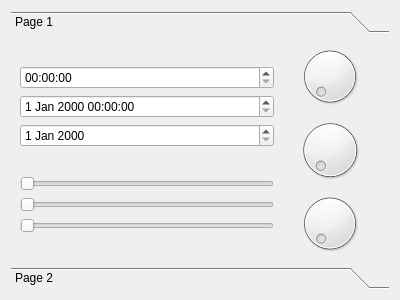
<?xml version="1.0" encoding="UTF-8"?>
<ui version="4.0">
 <class>Form</class>
 <widget class="QWidget" name="Form">
  <property name="geometry">
   <rect>
    <x>0</x>
    <y>0</y>
    <width>400</width>
    <height>300</height>
   </rect>
  </property>
  <property name="windowTitle">
   <string>Form</string>
  </property>
  <layout class="QVBoxLayout" name="verticalLayout">
   <item>
    <widget class="QToolBox" name="toolBox">
     <property name="currentIndex">
      <number>0</number>
     </property>
     <property name="tabSpacing">
      <number>1</number>
     </property>
     <widget class="QWidget" name="page">
      <property name="geometry">
       <rect>
        <x>0</x>
        <y>0</y>
        <width>382</width>
        <height>232</height>
       </rect>
      </property>
      <attribute name="label">
       <string>Page 1</string>
      </attribute>
      <layout class="QVBoxLayout" name="verticalLayout_6">
       <item>
        <layout class="QHBoxLayout" name="horizontalLayout">
         <item>
          <layout class="QVBoxLayout" name="verticalLayout_5">
           <item>
            <layout class="QVBoxLayout" name="verticalLayout_2">
             <item>
              <widget class="QTimeEdit" name="timeEdit"/>
             </item>
             <item>
              <widget class="QDateTimeEdit" name="dateTimeEdit"/>
             </item>
             <item>
              <widget class="QDateEdit" name="dateEdit"/>
             </item>
            </layout>
           </item>
           <item>
            <layout class="QVBoxLayout" name="verticalLayout_4">
             <item>
              <widget class="QSlider" name="horizontalSlider">
               <property name="orientation">
                <enum>Qt::Orientation::Horizontal</enum>
               </property>
              </widget>
             </item>
             <item>
              <widget class="QSlider" name="horizontalSlider_2">
               <property name="orientation">
                <enum>Qt::Orientation::Horizontal</enum>
               </property>
              </widget>
             </item>
             <item>
              <widget class="QSlider" name="horizontalSlider_3">
               <property name="orientation">
                <enum>Qt::Orientation::Horizontal</enum>
               </property>
              </widget>
             </item>
            </layout>
           </item>
          </layout>
         </item>
         <item>
          <layout class="QVBoxLayout" name="verticalLayout_3">
           <item>
            <widget class="QDial" name="dial_3"/>
           </item>
           <item>
            <widget class="QDial" name="dial_2"/>
           </item>
           <item>
            <widget class="QDial" name="dial"/>
           </item>
          </layout>
         </item>
        </layout>
       </item>
      </layout>
     </widget>
     <widget class="QWidget" name="page_2">
      <property name="geometry">
       <rect>
        <x>0</x>
        <y>0</y>
        <width>382</width>
        <height>232</height>
       </rect>
      </property>
      <attribute name="label">
       <string>Page 2</string>
      </attribute>
      <widget class="QCalendarWidget" name="calendarWidget">
       <property name="geometry">
        <rect>
         <x>10</x>
         <y>0</y>
         <width>312</width>
         <height>163</height>
        </rect>
       </property>
      </widget>
      <widget class="QDialogButtonBox" name="buttonBox">
       <property name="geometry">
        <rect>
         <x>210</x>
         <y>190</y>
         <width>166</width>
         <height>24</height>
        </rect>
       </property>
       <property name="standardButtons">
        <set>QDialogButtonBox::StandardButton::Cancel|QDialogButtonBox::StandardButton::Ok</set>
       </property>
      </widget>
     </widget>
    </widget>
   </item>
  </layout>
 </widget>
 <resources/>
 <connections/>
</ui>
